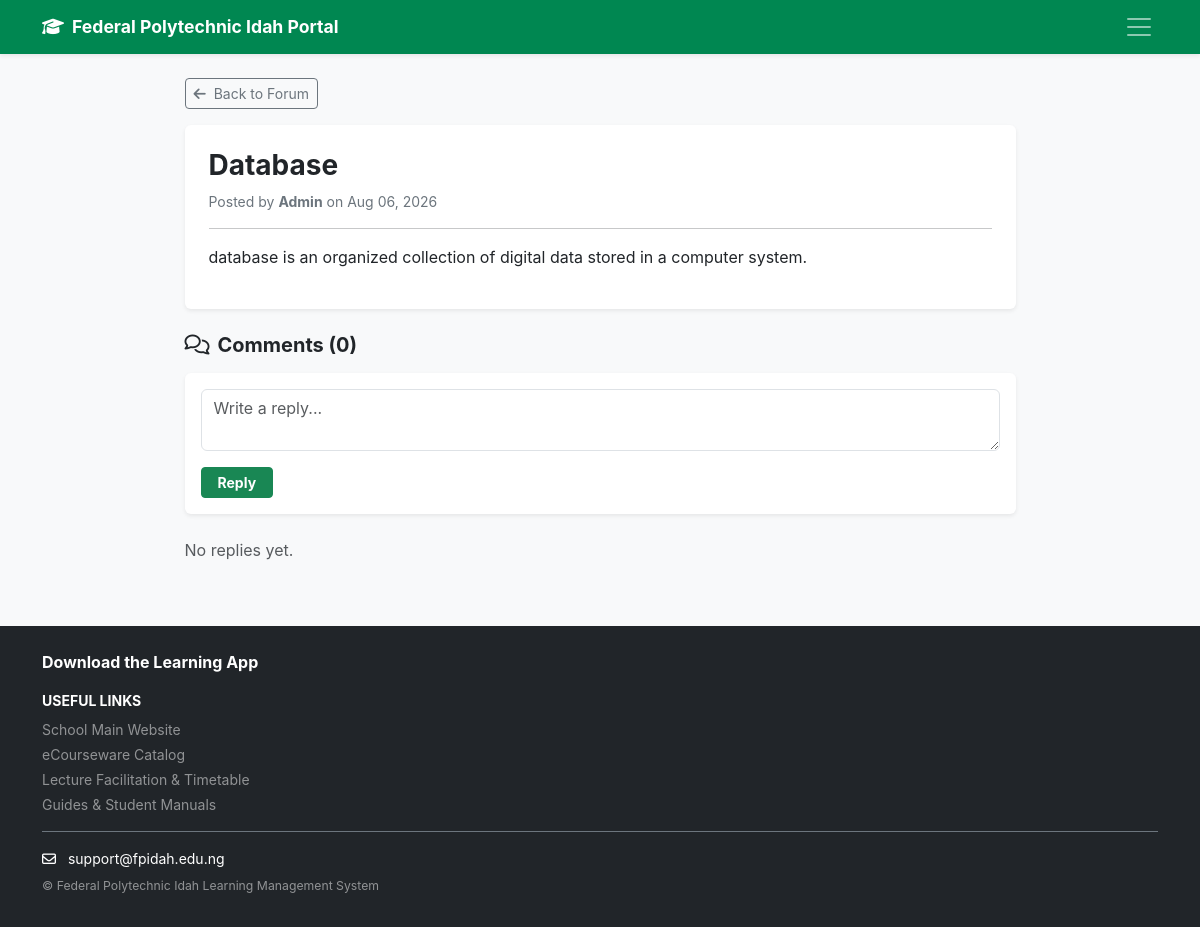
Page /forum/2/ (signed in) on the committed database.
### academy/models.py (models this page shows, shortened)
class Post(models.Model):
    author = models.ForeignKey(
        User, on_delete=models.CASCADE, related_name="forum_posts"
    )
    title = models.CharField(max_length=250)
    content = models.TextField()
    created_at = models.DateTimeField(auto_now_add=True)

### academy/views.py (the view, shortened to what this page needs)
@login_required
def post_detail(request, post_id):
    post = get_object_or_404(Post, id=post_id)
    return render(request, "academy/post_detail.html", {"post": post})

### academy/templates/academy/post_detail.html (shortened to what this page needs)
{% extends 'academy/base.html' %}
{% block content %}
<div class="row justify-content-center">
    <div class="col-md-9">
        <a href="{% url 'forum_list' %}" class="btn btn-sm btn-outline-secondary mb-3"><i class="fa-solid fa-arrow-left me-1"></i> Back to Forum</a>
        <div class="card shadow-sm border-0 mb-4">
            <div class="card-body p-4">
                <h3 class="fw-bold">{{ post.title }}</h3>
                <p class="text-secondary small mb-3">
                    Posted by <strong>{{ post.author.username }}</strong> on {{ post.created_at|date:"M d, Y" }}
                </p>
                <hr>
                <p class="fs-6">{{ post.content }}</p>
            </div>
        </div>
        <h5 class="fw-bold mb-3"><i class="fa-regular fa-comments me-2"></i>Comments ({{ post.comments.count }})</h5>
        <div class="card shadow-sm border-0 mb-4">
            <div class="card-body">
                <form method="post">
                    <div class="mb-3">
                        <textarea name="content" class="form-control" rows="2" placeholder="Write a reply..." required></textarea>
                    </div>
                    <button type="submit" class="btn btn-success btn-sm fw-bold px-3">Reply</button>
                </form>
            </div>
        </div>
        {% for comment in post.comments.all %}
            <div class="card shadow-sm border-0 mb-2">
                <div class="card-body p-3">
                    <div class="d-flex justify-content-between text-secondary small mb-1">
                        <strong>{{ comment.author.username }}</strong>
                        <span>{{ comment.created_at|timesince }} ago</span>
                    </div>
                    <p class="mb-0 text-dark">{{ comment.content }}</p>
                </div>
            </div>
        {% empty %}
            <p class="text-muted italic">No replies yet.</p>
        {% endfor %}
    </div>
</div>
{% endblock %}

### academy/templates/academy/base.html (style rules this page uses)
:root { --brand-green: #008751; }
body { font-family: -apple-system, BlinkMacSystemFont, "Segoe UI", Roboto, Helvetica, Arial, sans-serif; }

### rows in the picture
Post: title "Database", author.username "Admin", created_at "Aug 06, 2026", content "database is an organized collection of digital data stored in a computer system.", comments.count "0"
